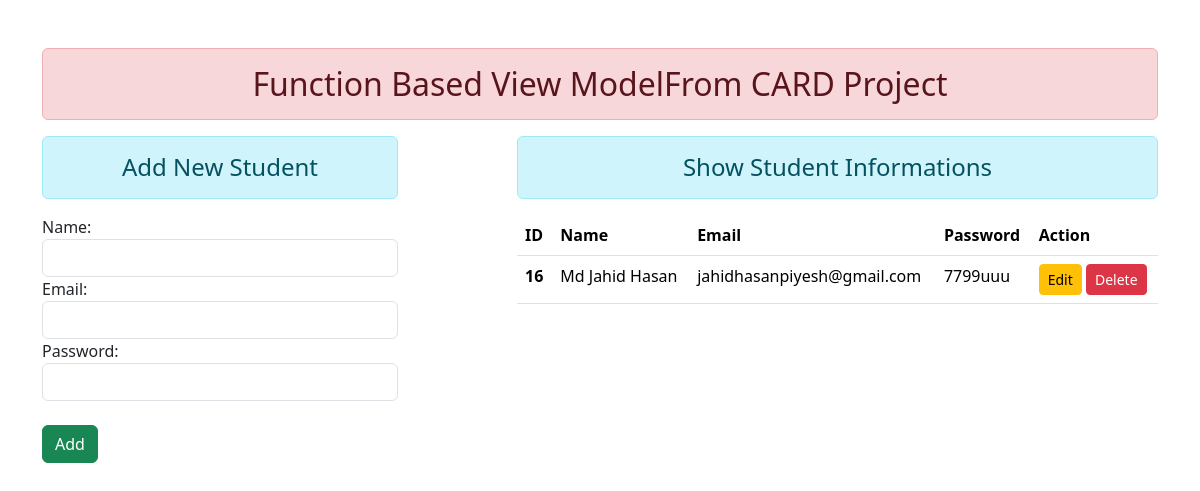
Before: / with the older database file.
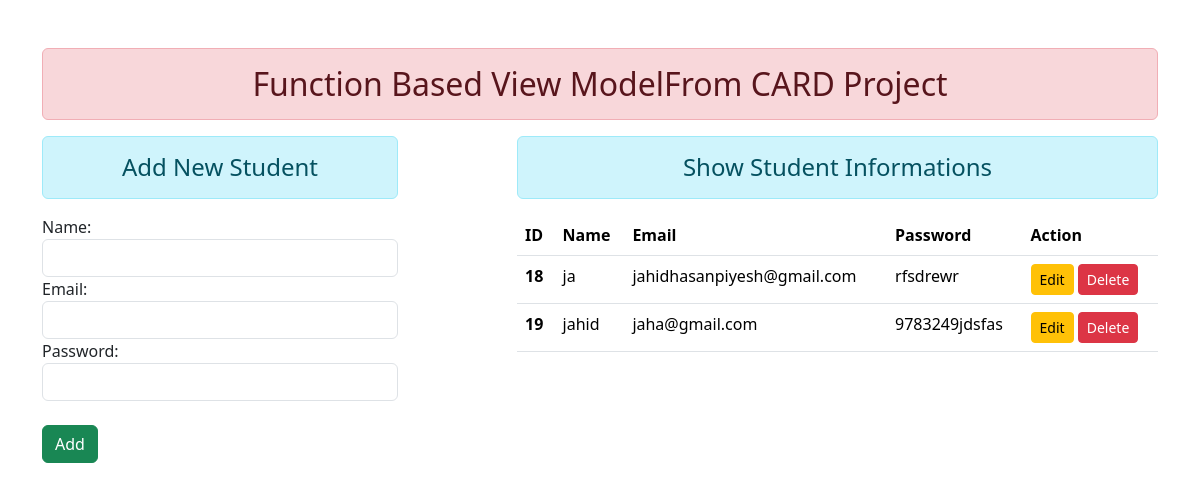
After: the same page with the newer database file.
### cardapp/models.py (models this page shows)
class User(models.Model):
    name = models.CharField(max_length=70)
    email = models.EmailField(max_length=100)
    password = models.CharField(max_length=70)

### cardapp/views.py (the view)
# urls.py: path('', views.cardapp, name ='Data_add_show'),
def cardapp(request):
    if request.method == 'POST':
        S = formsdata(request.POST)
        if S.is_valid():
            S.save()
            S = formsdata()
    else:
        S = formsdata()
    all_data = User.objects.all()
    return render(request,'cardapp/addandshow.html',{'from':S,'data':all_data})

### cardapp/forms.py
class formsdata(forms.ModelForm):
    class Meta:
        model=User
        fields = ('name','email','password')
        widgets = {
            'name':forms.TextInput(attrs={'class':'form-control'}),
            'email':forms.EmailInput(attrs={'class':'form-control'}),
            'password':forms.PasswordInput(render_value=True, attrs={'class':'form-control'})
        }

### cardapp/templates/cardapp/addandshow.html (shortened to what this page needs)
{% extends "cardapp/base.html" %}
{% block container %}
<div class="row">
    <div class="col-sm-4">
        <h4 class='text-center alert alert-info'>Add New Student</h4>
        <form action="" method="POST">
        {{from}} <br>
        <input type="submit" class='btn btn-success' value="Add">
        </form>
    </div>
    <div class="col-sm-7 offset-1">
        <h4 class='text-center alert alert-info'>Show Student Informations</h4>
        {% if data %}
        <table class="table table-hover">
            <thead>
                <tr>
                  <th scope="col">ID</th>
                  <th scope="col">Name</th>
                  <th scope="col">Email</th>
                  <th scope="col">Password</th>
                  <th scope="col">Action</th>
                </tr>
              </thead>
              <tbody>
                {% for DT in data %}
                <tr>
                  <th scope="row">{{DT.id}}</th>
                  <td>{{DT.name}}</td>
                  <td>{{DT.email}}</td>
                  <td>{{DT.password}}</td>
                  <td>
                    <a href="{% url 'update_data' DT.id %}" class="btn btn-warning btn-sm">Edit</a>
                    <form action="{% url 'delete_item' DT.id %}" method="post" class='d-inline'>
                        <input type="submit" class='btn btn-danger btn-sm' value="Delete">
                    </form>
                  </td>
                </tr>
                {% endfor %}
              </tbody>
        </table>
        {% else %}
        <h2 class='text-center alert alert-warning'>No Records</h2>
        {% endif %}
    </div>
</div>
{% endblock container %}

### cardapp/templates/cardapp/base.html (shortened to what this page needs)
<!DOCTYPE html>
{% load static %}
<html lang="en">
<head>
    <link rel="stylesheet" href="{% static 'cardapp/css/style.css' %}">
</head>
<body>
    <div class="container mt-5">
        <h2 class="text-center alert alert-danger">Function Based View ModelFrom CARD Project</h2>
        {% block container %} {% endblock container %}
    </div>
</body>
</html>

Changed rows visible on the page:
removed User: id "16", name "Md Jahid Hasan", email "jahidhasanpiyesh@gmail.com", password "7799uuu"
added User: id "18", name "ja", email "jahidhasanpiyesh@gmail.com", password "rfsdrewr"
added User: id "19", name "jahid", email "jaha@gmail.com", password "9783249jdsfas"
